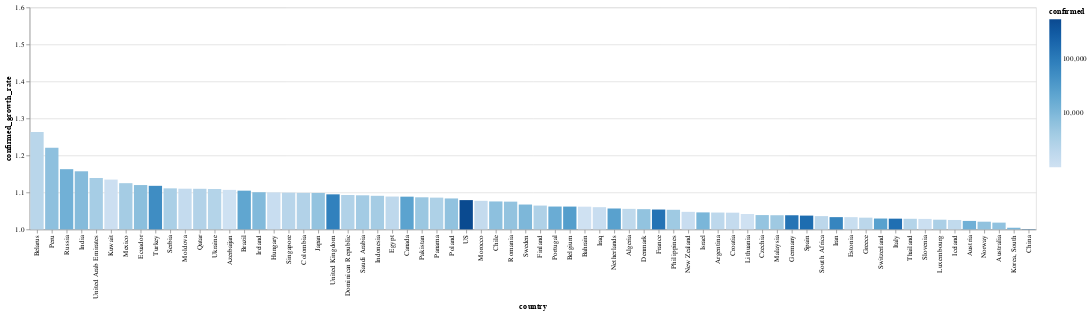

The notebook cell this image was saved under:
### Markdown cell above
# Tasa de contagios por país

El color corresponde con la cantidad de casos confirmados

### Code cell
today_df = global_df[
    (global_df.date == global_df.date.max()) & 
    (global_df.confirmed > 1000)
]


alt.Chart(today_df).mark_bar().encode(
    x=alt.X(
        'country', 
        sort=list(
            today_df.set_index('country')
                    .confirmed_growth_rate
                    .sort_values()
                    .index[::-1]
        )
    ),
    y=alt.X(
        'confirmed_growth_rate', 
        scale=alt.Scale(domain=[1, 1.6], clamp=True)
    ),
    color=alt.Color('confirmed', scale=alt.Scale(type='log')),
    tooltip=list(today_df.columns)
)

### Figure 1 — Vega-Lite specification as saved in the notebook (floating-point values rounded to 4 significant figures)
{"config": {"view": {"continuousWidth": 400, "continuousHeight": 300}}, "data": {"name": "data-87fabf96992d92409b1fe324153ce1a5"}, "mark": "bar", "encoding": {"color": {"type": "quantitative", "field": "confirmed", "scale": {"type": "log"}}, "tooltip": [{"type": "temporal", "field": "date"}, {"type": "nominal", "field": "country"}, {"type": "quantitative", "field": "confirmed"}, {"type": "quantitative", "field": "recovered"}, {"type": "quantitative", "field": "death"}, {"type": "quantitative", "field": "confirmed_growth_rate"}, {"type": "quantitative", "field": "death_growth_rate"}, {"type": "temporal", "field": "first_infaction_date"}, {"type": "quantitative", "field": "days_from_first_infection"}, {"type": "temporal", "field": "tenth_infaction_date"}, {"type": "quantitative", "field": "days_from_tenth_infection"}, {"type": "temporal", "field": "first_death_date"}, {"type": "quantitative", "field": "days_from_first_death"}, {"type": "temporal", "field": "tenth_death_date"}, {"type": "quantitative", "field": "days_from_tenth_death"}], "x": {"type": "nominal", "field": "country", "sort": ["Belarus", "Peru", "Russia", "India", "United Arab Emirates", "Kuwait", "Mexico", "Ecuador", "Turkey", "Serbia", "Moldova", "Qatar", "Ukraine", "Azerbaijan", "Brazil", "Ireland", "Hungary", "Singapore", "Colombia", "Japan", "United Kingdom", "Dominican Republic", "Saudi Arabia", "Indonesia", "Egypt", "Canada", "Pakistan", "Panama", "Poland", "US", "Morocco", "Chile", "Romania", "Sweden", "Finland", "Portugal", "Belgium", "Bahrain", "Iraq", "Netherlands", "Algeria", "Denmark", "France", "Philippines", "New Zealand", "Israel", "Argentina", "Croatia", "Lithuania", "Czechia", "Malaysia", "Germany", "Spain", "South Africa", "Iran", "Estonia", "Greece", "Switzerland", "Italy", "Thailand", "Slovenia", "Luxembourg", "Iceland", "Austria", "Norway", "Australia", "Korea, South", "China"]}, "y": {"type": "quantitative", "field": "confirmed_growth_rate", "scale": {"clamp": true, "domain": [1, 1.6]}}}, "$schema": "https://vega.github.io/schema/vega-lite/v4.8.1.json", "datasets": {"data-87fabf96992d92409b1fe324153ce1a5": [{"date": "2020-04-11T00:00:00", "country": "Algeria", "confirmed": 1825, "recovered": 460, "death": 275, "confirmed_growth_rate": 1.056, "death_growth_rate": 1.114, "first_infaction_date": "2020-02-25T00:00:00", "days_from_first_infection": 46, "tenth_infaction_date": "2020-03-04T00:00:00", "days_from_tenth_infection": 38.0, "first_death_date": "2020-03-12T00:00:00", "days_from_first_death": 30.0, "tenth_death_date": "2020-03-20T00:00:00", "days_from_tenth_death": 22.0}, {"date": "2020-04-11T00:00:00", "country": "Argentina", "confirmed": 1975, "recovered": 440, "death": 83, "confirmed_growth_rate": 1.046, "death_growth_rate": 1.1, "first_infaction_date": "2020-03-03T00:00:00", "days_from_first_infection": 39, "tenth_infaction_date": "2020-03-08T00:00:00", "days_from_tenth_infection": 34.0, "first_death_date": "2020-03-08T00:00:00", "days_from_first_death": 34.0, "tenth_death_date": "2020-03-22T00:00:00", "days_from_tenth_death": 20.0}, {"date": "2020-04-11T00:00:00", "country": "Australia", "confirmed": 6303, "recovered": 1806, "death": 57, "confirmed_growth_rate": 1.018, "death_growth_rate": 1.097, "first_infaction_date": "2020-01-26T00:00:00", "days_from_first_infection": 76, "tenth_infaction_date": "2020-02-01T00:00:00", "days_from_tenth_infection": 70.0, "first_death_date": "2020-03-01T00:00:00", "days_from_first_death": 41.0, "tenth_death_date": "2020-03-26T00:00:00", "days_from_tenth_death": 16.0}, {"date": "2020-04-11T00:00:00", "country": "Austria", "confirmed": 13806, "recovered": 6604, "death": 337, "confirmed_growth_rate": 1.023, "death_growth_rate": 1.089, "first_infaction_date": "2020-02-25T00:00:00", "days_from_first_infection": 46, "tenth_infaction_date": "2020-03-01T00:00:00", "days_from_tenth_infection": 41.0, "first_death_date": "2020-03-12T00:00:00", "days_from_first_death": 30.0, "tenth_death_date": "2020-03-22T00:00:00", "days_from_tenth_death": 20.0}, {"date": "2020-04-11T00:00:00", "country": "Azerbaijan", "confirmed": 1058, "recovered": 200, "death": 11, "confirmed_growth_rate": 1.107, "death_growth_rate": 1.126, "first_infaction_date": "2020-03-01T00:00:00", "days_from_first_infection": 41, "tenth_infaction_date": "2020-03-10T00:00:00", "days_from_tenth_infection": 32.0, "first_death_date": "2020-03-13T00:00:00", "days_from_first_death": 29.0, "tenth_death_date": "2020-04-11T00:00:00", "days_from_tenth_death": 0.0}, {"date": "2020-04-11T00:00:00", "country": "Bahrain", "confirmed": 1040, "recovered": 555, "death": 6, "confirmed_growth_rate": 1.061, "death_growth_rate": 1.064, "first_infaction_date": "2020-02-24T00:00:00", "days_from_first_infection": 47, "tenth_infaction_date": "2020-02-25T00:00:00", "days_from_tenth_infection": 46.0, "first_death_date": "2020-03-16T00:00:00", "days_from_first_death": 26.0, "tenth_death_date": "", "days_from_tenth_death": null}, {"date": "2020-04-11T00:00:00", "country": "Belarus", "confirmed": 2226, "recovered": 172, "death": 23, "confirmed_growth_rate": 1.263, "death_growth_rate": 1.261, "first_infaction_date": "2020-02-28T00:00:00", "days_from_first_infection": 43, "tenth_infaction_date": "2020-03-12T00:00:00", "days_from_tenth_infection": 30.0, "first_death_date": "2020-03-31T00:00:00", "days_from_first_death": 11.0, "tenth_death_date": "2020-04-06T00:00:00", "days_from_tenth_death": 5.0}, {"date": "2020-04-11T00:00:00", "country": "Belgium", "confirmed": 28018, "recovered": 5986, "death": 3346, "confirmed_growth_rate": 1.062, "death_growth_rate": 1.148, "first_infaction_date": "2020-02-04T00:00:00", "days_from_first_infection": 67, "tenth_infaction_date": "2020-03-03T00:00:00", "days_from_tenth_infection": 39.0, "first_death_date": "2020-03-11T00:00:00", "days_from_first_death": 31.0, "tenth_death_date": "2020-03-18T00:00:00", "days_from_tenth_death": 24.0}, {"date": "2020-04-11T00:00:00", "country": "Brazil", "confirmed": 20727, "recovered": 173, "death": 1124, "confirmed_growth_rate": 1.105, "death_growth_rate": 1.143, "first_infaction_date": "2020-02-26T00:00:00", "days_from_first_infection": 45, "tenth_infaction_date": "2020-03-06T00:00:00", "days_from_tenth_infection": 36.0, "first_death_date": "2020-03-17T00:00:00", "days_from_first_death": 25.0, "tenth_death_date": "2020-03-20T00:00:00", "days_from_tenth_death": 22.0}, {"date": "2020-04-11T00:00:00", "country": "Canada", "confirmed": 23316, "recovered": 6589, "death": 654, "confirmed_growth_rate": 1.088, "death_growth_rate": 1.172, "first_infaction_date": "2020-01-26T00:00:00", "days_from_first_infection": 76, "tenth_infaction_date": "2020-02-25T00:00:00", "days_from_tenth_infection": 46.0, "first_death_date": "2020-03-09T00:00:00", "days_from_first_death": 33.0, "tenth_death_date": "2020-03-20T00:00:00", "days_from_tenth_death": 22.0}, {"date": "2020-04-11T00:00:00", "country": "Chile", "confirmed": 6927, "recovered": 1864, "death": 73, "confirmed_growth_rate": 1.076, "death_growth_rate": 1.154, "first_infaction_date": "2020-03-03T00:00:00", "days_from_first_infection": 39, "tenth_infaction_date": "2020-03-10T00:00:00", "days_from_tenth_infection": 32.0, "first_death_date": "2020-03-22T00:00:00", "days_from_first_death": 20.0, "tenth_death_date": "2020-03-31T00:00:00", "days_from_tenth_death": 11.0}, {"date": "2020-04-11T00:00:00", "country": "China", "confirmed": 83014, "recovered": 77877, "death": 3343, "confirmed_growth_rate": 1.001, "death_growth_rate": 1.001, "first_infaction_date": "2020-01-22T00:00:00", "days_from_first_infection": 80, "tenth_infaction_date": "2020-01-22T00:00:00", "days_from_tenth_infection": 80.0, "first_death_date": "2020-01-22T00:00:00", "days_from_first_death": 80.0, "tenth_death_date": "2020-01-22T00:00:00", "days_from_tenth_death": 80.0}, {"date": "2020-04-11T00:00:00", "country": "Colombia", "confirmed": 2709, "recovered": 214, "death": 100, "confirmed_growth_rate": 1.099, "death_growth_rate": 1.18, "first_infaction_date": "2020-03-06T00:00:00", "days_from_first_infection": 36, "tenth_infaction_date": "2020-03-13T00:00:00", "days_from_tenth_infection": 29.0, "first_death_date": "2020-03-22T00:00:00", "days_from_first_death": 20.0, "tenth_death_date": "2020-03-30T00:00:00", "days_from_tenth_death": 12.0}, {"date": "2020-04-11T00:00:00", "country": "Croatia", "confirmed": 1534, "recovered": 323, "death": 21, "confirmed_growth_rate": 1.045, "death_growth_rate": 1.086, "first_infaction_date": "2020-02-25T00:00:00", "days_from_first_infection": 46, "tenth_infaction_date": "2020-03-06T00:00:00", "days_from_tenth_infection": 36.0, "first_death_date": "2020-03-19T00:00:00", "days_from_first_death": 23.0, "tenth_death_date": "2020-04-04T00:00:00", "days_from_tenth_death": 7.0}, {"date": "2020-04-11T00:00:00", "country": "Czechia", "confirmed": 5831, "recovered": 411, "death": 129, "confirmed_growth_rate": 1.039, "death_growth_rate": 1.119, "first_infaction_date": "2020-03-01T00:00:00", "days_from_first_infection": 41, "tenth_infaction_date": "2020-03-05T00:00:00", "days_from_tenth_infection": 37.0, "first_death_date": "2020-03-22T00:00:00", "days_from_first_death": 20.0, "tenth_death_date": "2020-03-28T00:00:00", "days_from_tenth_death": 14.0}, {"date": "2020-04-11T00:00:00", "country": "Denmark", "confirmed": 6191, "recovered": 2111, "death": 260, "confirmed_growth_rate": 1.055, "death_growth_rate": 1.071, "first_infaction_date": "2020-02-27T00:00:00", "days_from_first_infection": 44, "tenth_infaction_date": "2020-03-04T00:00:00", "days_from_tenth_infection": 38.0, "first_death_date": "2020-03-14T00:00:00", "days_from_first_death": 28.0, "tenth_death_date": "2020-03-21T00:00:00", "days_from_tenth_death": 21.0}, {"date": "2020-04-11T00:00:00", "country": "Dominican Republic", "confirmed": 2759, "recovered": 108, "death": 135, "confirmed_growth_rate": 1.093, "death_growth_rate": 1.104, "first_infaction_date": "2020-03-01T00:00:00", "days_from_first_infection": 41, "tenth_infaction_date": "2020-03-14T00:00:00", "days_from_tenth_infection": 28.0, "first_death_date": "2020-03-17T00:00:00", "days_from_first_death": 25.0, "tenth_death_date": "2020-03-27T00:00:00", "days_from_tenth_death": 15.0}, {"date": "2020-04-11T00:00:00", "country": "Ecuador", "confirmed": 7257, "recovered": 411, "death": 315, "confirmed_growth_rate": 1.12, "death_growth_rate": 1.093, "first_infaction_date": "2020-03-01T00:00:00", "days_from_first_infection": 41, "tenth_infaction_date": "2020-03-05T00:00:00", "days_from_tenth_infection": 37.0, "first_death_date": "2020-03-14T00:00:00", "days_from_first_death": 28.0, "tenth_death_date": "2020-03-22T00:00:00", "days_from_tenth_death": 20.0}, {"date": "2020-04-11T00:00:00", "country": "Egypt", "confirmed": 1939, "recovered": 426, "death": 146, "confirmed_growth_rate": 1.089, "death_growth_rate": 1.109, "first_infaction_date": "2020-02-14T00:00:00", "days_from_first_infection": 57, "tenth_infaction_date": "2020-03-06T00:00:00", "days_from_tenth_infection": 36.0, "first_death_date": "2020-03-08T00:00:00", "days_from_first_death": 34.0, "tenth_death_date": "2020-03-22T00:00:00", "days_from_tenth_death": 20.0}, {"date": "2020-04-11T00:00:00", "country": "Estonia", "confirmed": 1304, "recovered": 93, "death": 24, "confirmed_growth_rate": 1.033, "death_growth_rate": 1.096, "first_infaction_date": "2020-02-27T00:00:00", "days_from_first_infection": 44, "tenth_infaction_date": "2020-03-10T00:00:00", "days_from_tenth_infection": 32.0, "first_death_date": "2020-03-25T00:00:00", "days_from_first_death": 17.0, "tenth_death_date": "2020-04-02T00:00:00", "days_from_tenth_death": 9.0}, {"date": "2020-04-11T00:00:00", "country": "Finland", "confirmed": 2905, "recovered": 300, "death": 49, "confirmed_growth_rate": 1.064, "death_growth_rate": 1.105, "first_infaction_date": "2020-01-29T00:00:00", "days_from_first_infection": 73, "tenth_infaction_date": "2020-03-05T00:00:00", "days_from_tenth_infection": 37.0, "first_death_date": "2020-03-21T00:00:00", "days_from_first_death": 21.0, "tenth_death_date": "2020-03-29T00:00:00", "days_from_tenth_death": 13.0}, {"date": "2020-04-11T00:00:00", "country": "France", "confirmed": 130727, "recovered": 26663, "death": 13851, "confirmed_growth_rate": 1.054, "death_growth_rate": 1.091, "first_infaction_date": "2020-01-24T00:00:00", "days_from_first_infection": 78, "tenth_infaction_date": "2020-02-08T00:00:00", "days_from_tenth_infection": 63.0, "first_death_date": "2020-02-15T00:00:00", "days_from_first_death": 56.0, "tenth_death_date": "2020-03-07T00:00:00", "days_from_tenth_death": 35.0}, {"date": "2020-04-11T00:00:00", "country": "Germany", "confirmed": 124908, "recovered": 57400, "death": 2736, "confirmed_growth_rate": 1.038, "death_growth_rate": 1.097, "first_infaction_date": "2020-01-27T00:00:00", "days_from_first_infection": 75, "tenth_infaction_date": "2020-02-03T00:00:00", "days_from_tenth_infection": 68.0, "first_death_date": "2020-03-09T00:00:00", "days_from_first_death": 33.0, "tenth_death_date": "2020-03-15T00:00:00", "days_from_tenth_death": 27.0}, {"date": "2020-04-11T00:00:00", "country": "Greece", "confirmed": 2081, "recovered": 269, "death": 93, "confirmed_growth_rate": 1.032, "death_growth_rate": 1.046, "first_infaction_date": "2020-02-26T00:00:00", "days_from_first_infection": 45, "tenth_infaction_date": "2020-03-05T00:00:00", "days_from_tenth_infection": 37.0, "first_death_date": "2020-03-11T00:00:00", "days_from_first_death": 31.0, "tenth_death_date": "2020-03-21T00:00:00", "days_from_tenth_death": 21.0}, {"date": "2020-04-11T00:00:00", "country": "Hungary", "confirmed": 1310, "recovered": 115, "death": 85, "confirmed_growth_rate": 1.1, "death_growth_rate": 1.151, "first_infaction_date": "2020-03-04T00:00:00", "days_from_first_infection": 38, "tenth_infaction_date": "2020-03-11T00:00:00", "days_from_tenth_infection": 31.0, "first_death_date": "2020-03-15T00:00:00", "days_from_first_death": 27.0, "tenth_death_date": "2020-03-28T00:00:00", "days_from_tenth_death": 14.0}, {"date": "2020-04-11T00:00:00", "country": "Iceland", "confirmed": 1689, "recovered": 841, "death": 8, "confirmed_growth_rate": 1.026, "death_growth_rate": 1.116, "first_infaction_date": "2020-02-28T00:00:00", "days_from_first_infection": 43, "tenth_infaction_date": "2020-03-03T00:00:00", "days_from_tenth_infection": 39.0, "first_death_date": "2020-03-15T00:00:00", "days_from_first_death": 27.0, "tenth_death_date": "", "days_from_tenth_death": null}, {"date": "2020-04-11T00:00:00", "country": "India", "confirmed": 8446, "recovered": 969, "death": 288, "confirmed_growth_rate": 1.157, "death_growth_rate": 1.192, "first_infaction_date": "2020-01-30T00:00:00", "days_from_first_infection": 72, "tenth_infaction_date": "2020-03-04T00:00:00", "days_from_tenth_infection": 38.0, "first_death_date": "2020-03-11T00:00:00", "days_from_first_death": 31.0, "tenth_death_date": "2020-03-25T00:00:00", "days_from_tenth_death": 17.0}, {"date": "2020-04-11T00:00:00", "country": "Indonesia", "confirmed": 3842, "recovered": 286, "death": 327, "confirmed_growth_rate": 1.091, "death_growth_rate": 1.081, "first_infaction_date": "2020-03-02T00:00:00", "days_from_first_infection": 40, "tenth_infaction_date": "2020-03-09T00:00:00", "days_from_tenth_infection": 33.0, "first_death_date": "2020-03-11T00:00:00", "days_from_first_death": 31.0, "tenth_death_date": "2020-03-18T00:00:00", "days_from_tenth_death": 24.0}, {"date": "2020-04-11T00:00:00", "country": "Iran", "confirmed": 70029, "recovered": 41947, "death": 4357, "confirmed_growth_rate": 1.033, "death_growth_rate": 1.034, "first_infaction_date": "2020-02-19T00:00:00", "days_from_first_infection": 52, "tenth_infaction_date": "2020-02-21T00:00:00", "days_from_tenth_infection": 50.0, "first_death_date": "2020-02-19T00:00:00", "days_from_first_death": 52.0, "tenth_death_date": "2020-02-24T00:00:00", "days_from_tenth_death": 47.0}, {"date": "2020-04-11T00:00:00", "country": "Iraq", "confirmed": 1318, "recovered": 601, "death": 72, "confirmed_growth_rate": 1.06, "death_growth_rate": 1.037, "first_infaction_date": "2020-02-24T00:00:00", "days_from_first_infection": 47, "tenth_infaction_date": "2020-02-29T00:00:00", "days_from_tenth_infection": 42.0, "first_death_date": "2020-03-04T00:00:00", "days_from_first_death": 38.0, "tenth_death_date": "2020-03-17T00:00:00", "days_from_tenth_death": 25.0}, {"date": "2020-04-11T00:00:00", "country": "Ireland", "confirmed": 8928, "recovered": 25, "death": 320, "confirmed_growth_rate": 1.101, "death_growth_rate": 1.129, "first_infaction_date": "2020-02-29T00:00:00", "days_from_first_infection": 42, "tenth_infaction_date": "2020-03-06T00:00:00", "days_from_tenth_infection": 36.0, "first_death_date": "2020-03-11T00:00:00", "days_from_first_death": 31.0, "tenth_death_date": "2020-03-26T00:00:00", "days_from_tenth_death": 16.0}, {"date": "2020-04-11T00:00:00", "country": "Israel", "confirmed": 10743, "recovered": 1341, "death": 101, "confirmed_growth_rate": 1.046, "death_growth_rate": 1.127, "first_infaction_date": "2020-02-21T00:00:00", "days_from_first_infection": 50, "tenth_infaction_date": "2020-03-03T00:00:00", "days_from_tenth_infection": 39.0, "first_death_date": "2020-03-21T00:00:00", "days_from_first_death": 21.0, "tenth_death_date": "2020-03-27T00:00:00", "days_from_tenth_death": 15.0}, {"date": "2020-04-11T00:00:00", "country": "Italy", "confirmed": 152271, "recovered": 32534, "death": 19468, "confirmed_growth_rate": 1.029, "death_growth_rate": 1.034, "first_infaction_date": "2020-01-31T00:00:00", "days_from_first_infection": 71, "tenth_infaction_date": "2020-02-21T00:00:00", "days_from_tenth_infection": 50.0, "first_death_date": "2020-02-21T00:00:00", "days_from_first_death": 50.0, "tenth_death_date": "2020-02-26T00:00:00", "days_from_tenth_death": 45.0}, {"date": "2020-04-11T00:00:00", "country": "Japan", "confirmed": 6005, "recovered": 762, "death": 99, "confirmed_growth_rate": 1.099, "death_growth_rate": 1.037, "first_infaction_date": "2020-01-22T00:00:00", "days_from_first_infection": 80, "tenth_infaction_date": "2020-01-30T00:00:00", "days_from_tenth_infection": 72.0, "first_death_date": "2020-02-13T00:00:00", "days_from_first_death": 58.0, "tenth_death_date": "2020-03-11T00:00:00", "days_from_tenth_death": 31.0}, {"date": "2020-04-11T00:00:00", "country": "Korea, South", "confirmed": 10480, "recovered": 7243, "death": 211, "confirmed_growth_rate": 1.004, "death_growth_rate": 1.025, "first_infaction_date": "2020-01-22T00:00:00", "days_from_first_infection": 80, "tenth_infaction_date": "2020-01-31T00:00:00", "days_from_tenth_infection": 71.0, "first_death_date": "2020-02-20T00:00:00", "days_from_first_death": 51.0, "tenth_death_date": "2020-02-26T00:00:00", "days_from_tenth_death": 45.0}, {"date": "2020-04-11T00:00:00", "country": "Kuwait", "confirmed": 1154, "recovered": 133, "death": 1, "confirmed_growth_rate": 1.135, "death_growth_rate": 1.0, "first_infaction_date": "2020-02-24T00:00:00", "days_from_first_infection": 47, "tenth_infaction_date": "2020-02-25T00:00:00", "days_from_tenth_infection": 46.0, "first_death_date": "2020-04-04T00:00:00", "days_from_first_death": 7.0, "tenth_death_date": "", "days_from_tenth_death": null}, {"date": "2020-04-11T00:00:00", "country": "Lithuania", "confirmed": 1026, "recovered": 54, "death": 23, "confirmed_growth_rate": 1.042, "death_growth_rate": 1.118, "first_infaction_date": "2020-02-28T00:00:00", "days_from_first_infection": 43, "tenth_infaction_date": "2020-03-15T00:00:00", "days_from_tenth_infection": 27.0, "first_death_date": "2020-03-21T00:00:00", "days_from_first_death": 21.0, "tenth_death_date": "2020-04-04T00:00:00", "days_from_tenth_death": 7.0}, {"date": "2020-04-11T00:00:00", "country": "Luxembourg", "confirmed": 3270, "recovered": 500, "death": 62, "confirmed_growth_rate": 1.026, "death_growth_rate": 1.105, "first_infaction_date": "2020-02-29T00:00:00", "days_from_first_infection": 42, "tenth_infaction_date": "2020-03-12T00:00:00", "days_from_tenth_infection": 30.0, "first_death_date": "2020-03-14T00:00:00", "days_from_first_death": 28.0, "tenth_death_date": "2020-03-27T00:00:00", "days_from_tenth_death": 15.0}, {"date": "2020-04-11T00:00:00", "country": "Malaysia", "confirmed": 4530, "recovered": 1995, "death": 73, "confirmed_growth_rate": 1.038, "death_growth_rate": 1.036, "first_infaction_date": "2020-01-25T00:00:00", "days_from_first_infection": 77, "tenth_infaction_date": "2020-02-05T00:00:00", "days_from_tenth_infection": 66.0, "first_death_date": "2020-03-17T00:00:00", "days_from_first_death": 25.0, "tenth_death_date": "2020-03-23T00:00:00", "days_from_tenth_death": 19.0}, {"date": "2020-04-11T00:00:00", "country": "Mexico", "confirmed": 3844, "recovered": 633, "death": 233, "confirmed_growth_rate": 1.125, "death_growth_rate": 1.216, "first_infaction_date": "2020-02-28T00:00:00", "days_from_first_infection": 43, "tenth_infaction_date": "2020-03-12T00:00:00", "days_from_tenth_infection": 30.0, "first_death_date": "2020-03-19T00:00:00", "days_from_first_death": 23.0, "tenth_death_date": "2020-03-28T00:00:00", "days_from_tenth_death": 14.0}, {"date": "2020-04-11T00:00:00", "country": "Moldova", "confirmed": 1560, "recovered": 75, "death": 30, "confirmed_growth_rate": 1.11, "death_growth_rate": 1.144, "first_infaction_date": "2020-03-08T00:00:00", "days_from_first_infection": 34, "tenth_infaction_date": "2020-03-14T00:00:00", "days_from_tenth_infection": 28.0, "first_death_date": "2020-03-18T00:00:00", "days_from_first_death": 24.0, "tenth_death_date": "2020-04-04T00:00:00", "days_from_tenth_death": 7.0}, {"date": "2020-04-11T00:00:00", "country": "Morocco", "confirmed": 1545, "recovered": 146, "death": 111, "confirmed_growth_rate": 1.077, "death_growth_rate": 1.096, "first_infaction_date": "2020-03-02T00:00:00", "days_from_first_infection": 40, "tenth_infaction_date": "2020-03-14T00:00:00", "days_from_tenth_infection": 28.0, "first_death_date": "2020-03-10T00:00:00", "days_from_first_death": 32.0, "tenth_death_date": "2020-03-26T00:00:00", "days_from_tenth_death": 16.0}, {"date": "2020-04-11T00:00:00", "country": "Netherlands", "confirmed": 24571, "recovered": 291, "death": 2653, "confirmed_growth_rate": 1.057, "death_growth_rate": 1.07, "first_infaction_date": "2020-02-27T00:00:00", "days_from_first_infection": 44, "tenth_infaction_date": "2020-03-02T00:00:00", "days_from_tenth_infection": 40.0, "first_death_date": "2020-03-06T00:00:00", "days_from_first_death": 36.0, "tenth_death_date": "2020-03-14T00:00:00", "days_from_tenth_death": 28.0}, {"date": "2020-04-11T00:00:00", "country": "New Zealand", "confirmed": 1312, "recovered": 422, "death": 4, "confirmed_growth_rate": 1.047, "death_growth_rate": 1.171, "first_infaction_date": "2020-02-28T00:00:00", "days_from_first_infection": 43, "tenth_infaction_date": "2020-03-17T00:00:00", "days_from_tenth_infection": 25.0, "first_death_date": "2020-03-29T00:00:00", "days_from_first_death": 13.0, "tenth_death_date": "", "days_from_tenth_death": null}, {"date": "2020-04-11T00:00:00", "country": "Norway", "confirmed": 6409, "recovered": 32, "death": 119, "confirmed_growth_rate": 1.021, "death_growth_rate": 1.099, "first_infaction_date": "2020-02-26T00:00:00", "days_from_first_infection": 45, "tenth_infaction_date": "2020-02-29T00:00:00", "days_from_tenth_infection": 42.0, "first_death_date": "2020-03-14T00:00:00", "days_from_first_death": 28.0, "tenth_death_date": "2020-03-24T00:00:00", "days_from_tenth_death": 18.0}, {"date": "2020-04-11T00:00:00", "country": "Pakistan", "confirmed": 5011, "recovered": 762, "death": 86, "confirmed_growth_rate": 1.087, "death_growth_rate": 1.115, "first_infaction_date": "2020-02-26T00:00:00", "days_from_first_infection": 45, "tenth_infaction_date": "2020-03-10T00:00:00", "days_from_tenth_infection": 32.0, "first_death_date": "2020-03-19T00:00:00", "days_from_first_death": 23.0, "tenth_death_date": "2020-03-27T00:00:00", "days_from_tenth_death": 15.0}, {"date": "2020-04-11T00:00:00", "country": "Panama", "confirmed": 2974, "recovered": 17, "death": 74, "confirmed_growth_rate": 1.086, "death_growth_rate": 1.089, "first_infaction_date": "2020-03-10T00:00:00", "days_from_first_infection": 32, "tenth_infaction_date": "2020-03-12T00:00:00", "days_from_tenth_infection": 30.0, "first_death_date": "2020-03-11T00:00:00", "days_from_first_death": 31.0, "tenth_death_date": "2020-03-28T00:00:00", "days_from_tenth_death": 14.0}, {"date": "2020-04-11T00:00:00", "country": "Peru", "confirmed": 6848, "recovered": 1739, "death": 181, "confirmed_growth_rate": 1.221, "death_growth_rate": 1.139, "first_infaction_date": "2020-03-06T00:00:00", "days_from_first_infection": 36, "tenth_infaction_date": "2020-03-10T00:00:00", "days_from_tenth_infection": 32.0, "first_death_date": "2020-03-20T00:00:00", "days_from_first_death": 22.0, "tenth_death_date": "2020-03-27T00:00:00", "days_from_tenth_death": 15.0}, {"date": "2020-04-11T00:00:00", "country": "Philippines", "confirmed": 4428, "recovered": 157, "death": 247, "confirmed_growth_rate": 1.053, "death_growth_rate": 1.081, "first_infaction_date": "2020-01-30T00:00:00", "days_from_first_infection": 72, "tenth_infaction_date": "2020-03-09T00:00:00", "days_from_tenth_infection": 33.0, "first_death_date": "2020-02-02T00:00:00", "days_from_first_death": 69.0, "tenth_death_date": "2020-03-15T00:00:00", "days_from_tenth_death": 27.0}, {"date": "2020-04-11T00:00:00", "country": "Poland", "confirmed": 6356, "recovered": 375, "death": 208, "confirmed_growth_rate": 1.084, "death_growth_rate": 1.15, "first_infaction_date": "2020-03-04T00:00:00", "days_from_first_infection": 38, "tenth_infaction_date": "2020-03-08T00:00:00", "days_from_tenth_infection": 34.0, "first_death_date": "2020-03-12T00:00:00", "days_from_first_death": 30.0, "tenth_death_date": "2020-03-25T00:00:00", "days_from_tenth_death": 17.0}, {"date": "2020-04-11T00:00:00", "country": "Portugal", "confirmed": 15987, "recovered": 266, "death": 470, "confirmed_growth_rate": 1.062, "death_growth_rate": 1.085, "first_infaction_date": "2020-03-02T00:00:00", "days_from_first_infection": 40, "tenth_infaction_date": "2020-03-06T00:00:00", "days_from_tenth_infection": 36.0, "first_death_date": "2020-03-17T00:00:00", "days_from_first_death": 25.0, "tenth_death_date": "2020-03-21T00:00:00", "days_from_tenth_death": 21.0}, {"date": "2020-04-11T00:00:00", "country": "Qatar", "confirmed": 2728, "recovered": 247, "death": 6, "confirmed_growth_rate": 1.11, "death_growth_rate": 1.119, "first_infaction_date": "2020-02-29T00:00:00", "days_from_first_infection": 42, "tenth_infaction_date": "2020-03-08T00:00:00", "days_from_tenth_infection": 34.0, "first_death_date": "2020-03-28T00:00:00", "days_from_first_death": 14.0, "tenth_death_date": "", "days_from_tenth_death": null}, {"date": "2020-04-11T00:00:00", "country": "Romania", "confirmed": 5990, "recovered": 758, "death": 291, "confirmed_growth_rate": 1.075, "death_growth_rate": 1.104, "first_infaction_date": "2020-02-26T00:00:00", "days_from_first_infection": 45, "tenth_infaction_date": "2020-03-08T00:00:00", "days_from_tenth_infection": 34.0, "first_death_date": "2020-03-22T00:00:00", "days_from_first_death": 20.0, "tenth_death_date": "2020-03-24T00:00:00", "days_from_tenth_death": 18.0}, {"date": "2020-04-11T00:00:00", "country": "Russia", "confirmed": 13584, "recovered": 1045, "death": 106, "confirmed_growth_rate": 1.163, "death_growth_rate": 1.14, "first_infaction_date": "2020-01-31T00:00:00", "days_from_first_infection": 71, "tenth_infaction_date": "2020-03-06T00:00:00", "days_from_tenth_infection": 36.0, "first_death_date": "2020-03-19T00:00:00", "days_from_first_death": 23.0, "tenth_death_date": "2020-03-31T00:00:00", "days_from_tenth_death": 11.0}, {"date": "2020-04-11T00:00:00", "country": "Saudi Arabia", "confirmed": 4033, "recovered": 720, "death": 52, "confirmed_growth_rate": 1.092, "death_growth_rate": 1.088, "first_infaction_date": "2020-03-02T00:00:00", "days_from_first_infection": 40, "tenth_infaction_date": "2020-03-08T00:00:00", "days_from_tenth_infection": 34.0, "first_death_date": "2020-03-24T00:00:00", "days_from_first_death": 18.0, "tenth_death_date": "2020-04-01T00:00:00", "days_from_tenth_death": 10.0}, {"date": "2020-04-11T00:00:00", "country": "Serbia", "confirmed": 3380, "recovered": 0, "death": 74, "confirmed_growth_rate": 1.111, "death_growth_rate": 1.078, "first_infaction_date": "2020-03-06T00:00:00", "days_from_first_infection": 36, "tenth_infaction_date": "2020-03-11T00:00:00", "days_from_tenth_infection": 31.0, "first_death_date": "2020-03-20T00:00:00", "days_from_first_death": 22.0, "tenth_death_date": "2020-03-29T00:00:00", "days_from_tenth_death": 13.0}, {"date": "2020-04-11T00:00:00", "country": "Singapore", "confirmed": 2299, "recovered": 528, "death": 8, "confirmed_growth_rate": 1.099, "death_growth_rate": 1.044, "first_infaction_date": "2020-01-23T00:00:00", "days_from_first_infection": 79, "tenth_infaction_date": "2020-01-31T00:00:00", "days_from_tenth_infection": 71.0, "first_death_date": "2020-03-21T00:00:00", "days_from_first_death": 21.0, "tenth_death_date": "", "days_from_tenth_death": null}, {"date": "2020-04-11T00:00:00", "country": "Slovenia", "confirmed": 1188, "recovered": 148, "death": 50, "confirmed_growth_rate": 1.028, "death_growth_rate": 1.127, "first_infaction_date": "2020-03-05T00:00:00", "days_from_first_infection": 37, "tenth_infaction_date": "2020-03-08T00:00:00", "days_from_tenth_infection": 34.0, "first_death_date": "2020-03-14T00:00:00", "days_from_first_death": 28.0, "tenth_death_date": "2020-03-29T00:00:00", "days_from_tenth_death": 13.0}, {"date": "2020-04-11T00:00:00", "country": "South Africa", "confirmed": 2028, "recovered": 410, "death": 25, "confirmed_growth_rate": 1.036, "death_growth_rate": 1.165, "first_infaction_date": "2020-03-05T00:00:00", "days_from_first_infection": 37, "tenth_infaction_date": "2020-03-11T00:00:00", "days_from_tenth_infection": 31.0, "first_death_date": "2020-03-27T00:00:00", "days_from_first_death": 15.0, "tenth_death_date": "2020-04-05T00:00:00", "days_from_tenth_death": 6.0}, {"date": "2020-04-11T00:00:00", "country": "Spain", "confirmed": 163027, "recovered": 59109, "death": 16606, "confirmed_growth_rate": 1.037, "death_growth_rate": 1.048, "first_infaction_date": "2020-02-01T00:00:00", "days_from_first_infection": 70, "tenth_infaction_date": "2020-02-26T00:00:00", "days_from_tenth_infection": 45.0, "first_death_date": "2020-03-03T00:00:00", "days_from_first_death": 39.0, "tenth_death_date": "2020-03-08T00:00:00", "days_from_tenth_death": 34.0}, {"date": "2020-04-11T00:00:00", "country": "Sweden", "confirmed": 10151, "recovered": 381, "death": 887, "confirmed_growth_rate": 1.067, "death_growth_rate": 1.134, "first_infaction_date": "2020-01-31T00:00:00", "days_from_first_infection": 71, "tenth_infaction_date": "2020-02-29T00:00:00", "days_from_tenth_infection": 42.0, "first_death_date": "2020-03-11T00:00:00", "days_from_first_death": 31.0, "tenth_death_date": "2020-03-19T00:00:00", "days_from_tenth_death": 23.0}, {"date": "2020-04-11T00:00:00", "country": "Switzerland", "confirmed": 25107, "recovered": 12100, "death": 1036, "confirmed_growth_rate": 1.029, "death_growth_rate": 1.065, "first_infaction_date": "2020-02-25T00:00:00", "days_from_first_infection": 46, "tenth_infaction_date": "2020-02-29T00:00:00", "days_from_tenth_infection": 42.0, "first_death_date": "2020-03-05T00:00:00", "days_from_first_death": 37.0, "tenth_death_date": "2020-03-13T00:00:00", "days_from_tenth_death": 29.0}, {"date": "2020-04-11T00:00:00", "country": "Thailand", "confirmed": 2518, "recovered": 1135, "death": 35, "confirmed_growth_rate": 1.029, "death_growth_rate": 1.084, "first_infaction_date": "2020-01-22T00:00:00", "days_from_first_infection": 80, "tenth_infaction_date": "2020-01-28T00:00:00", "days_from_tenth_infection": 74.0, "first_death_date": "2020-03-01T00:00:00", "days_from_first_death": 41.0, "tenth_death_date": "2020-04-01T00:00:00", "days_from_tenth_death": 10.0}, {"date": "2020-04-11T00:00:00", "country": "Turkey", "confirmed": 52167, "recovered": 2965, "death": 1101, "confirmed_growth_rate": 1.118, "death_growth_rate": 1.119, "first_infaction_date": "2020-03-11T00:00:00", "days_from_first_infection": 31, "tenth_infaction_date": "2020-03-16T00:00:00", "days_from_tenth_infection": 26.0, "first_death_date": "2020-03-17T00:00:00", "days_from_first_death": 25.0, "tenth_death_date": "2020-03-22T00:00:00", "days_from_tenth_death": 20.0}, {"date": "2020-04-11T00:00:00", "country": "US", "confirmed": 526396, "recovered": 31270, "death": 20463, "confirmed_growth_rate": 1.079, "death_growth_rate": 1.136, "first_infaction_date": "2020-01-22T00:00:00", "days_from_first_infection": 80, "tenth_infaction_date": "2020-02-03T00:00:00", "days_from_tenth_infection": 68.0, "first_death_date": "2020-02-29T00:00:00", "days_from_first_death": 42.0, "tenth_death_date": "2020-03-04T00:00:00", "days_from_tenth_death": 38.0}, {"date": "2020-04-11T00:00:00", "country": "Ukraine", "confirmed": 2511, "recovered": 79, "death": 73, "confirmed_growth_rate": 1.109, "death_growth_rate": 1.127, "first_infaction_date": "2020-03-03T00:00:00", "days_from_first_infection": 39, "tenth_infaction_date": "2020-03-17T00:00:00", "days_from_tenth_infection": 25.0, "first_death_date": "2020-03-13T00:00:00", "days_from_first_death": 29.0, "tenth_death_date": "2020-03-30T00:00:00", "days_from_tenth_death": 12.0}, {"date": "2020-04-11T00:00:00", "country": "United Arab Emirates", "confirmed": 3736, "recovered": 588, "death": 20, "confirmed_growth_rate": 1.139, "death_growth_rate": 1.107, "first_infaction_date": "2020-01-29T00:00:00", "days_from_first_infection": 73, "tenth_infaction_date": "2020-02-22T00:00:00", "days_from_tenth_infection": 49.0, "first_death_date": "2020-03-20T00:00:00", "days_from_first_death": 22.0, "tenth_death_date": "2020-04-06T00:00:00", "days_from_tenth_death": 5.0}, {"date": "2020-04-11T00:00:00", "country": "United Kingdom", "confirmed": 79874, "recovered": 622, "death": 9892, "confirmed_growth_rate": 1.095, "death_growth_rate": 1.126, "first_infaction_date": "2020-01-31T00:00:00", "days_from_first_infection": 71, "tenth_infaction_date": "2020-02-24T00:00:00", "days_from_tenth_infection": 47.0, "first_death_date": "2020-03-05T00:00:00", "days_from_first_death": 37.0, "tenth_death_date": "2020-03-14T00:00:00", "days_from_tenth_death": 28.0}]}}
